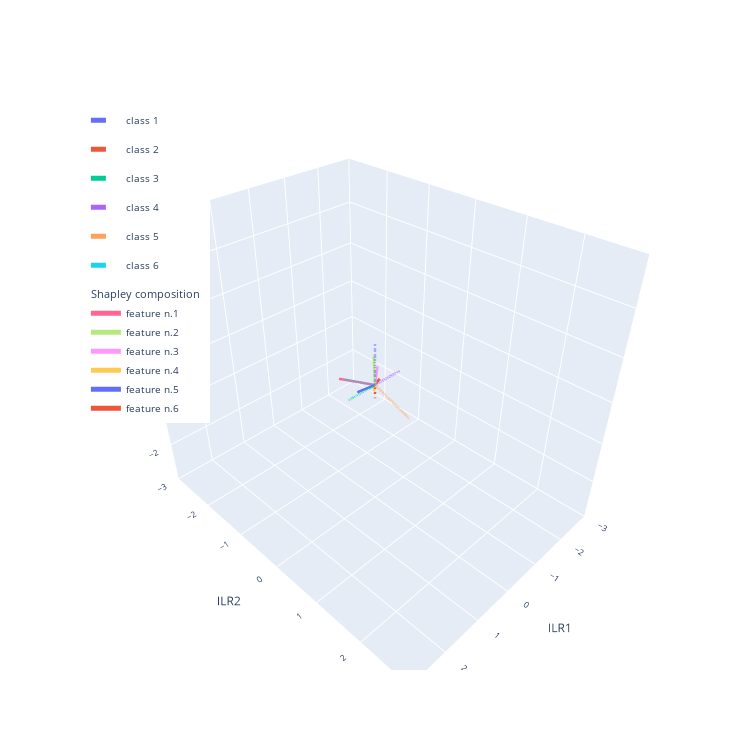
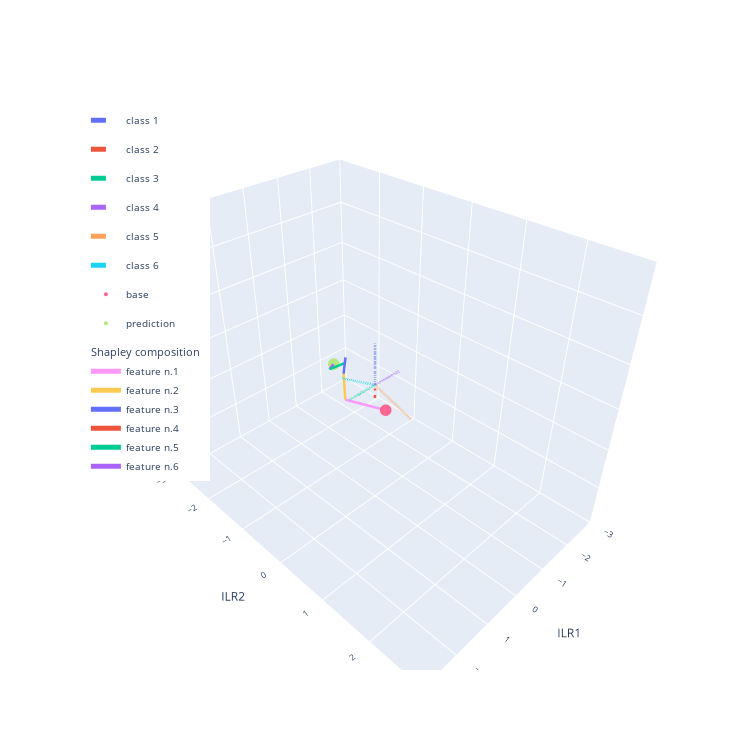

The notebook cell these images were saved under, in order:
### Code cell
#PLOT the a ILR subspace (corresponding to the chosen ILR components listed in balances).
#plot range [-lim, lim]
#If shapley_sum is True, the sum of the shapley vectors are summed from the base distribution to the prediction

fig = explainer.plot_ilr_space(balances=[1, 2, 4], lim=3, figsize=750)
fig = explainer.plot_ilr_space(balances=[1, 2, 4], shapley_sum=True, lim=3, figsize=750)

### Figure 1 — Plotly figure (JSON) as saved in the notebook; plotly's stock layout.template omitted (floating-point values rounded to 4 significant figures)
{"data": [{"legendgroup": "class 1", "line": {"dash": "dash", "width": 5}, "mode": "lines", "name": "class 1", "type": "scatter3d", "x": [0, 7.547e-17], "y": [0, 7.766e-17], "z": [0, 0.9487]}, {"legendgroup": "class 2", "line": {"dash": "dash", "width": 5}, "mode": "lines", "name": "class 2", "type": "scatter3d", "x": [0, 7.547e-17], "y": [0, 7.766e-17], "z": [0, -0.3162]}, {"legendgroup": "class 3", "line": {"dash": "dash", "width": 5}, "mode": "lines", "name": "class 3", "type": "scatter3d", "x": [0, 0.7746], "y": [0, 7.847e-17], "z": [0, 1.169e-17]}, {"legendgroup": "class 4", "line": {"dash": "dash", "width": 5}, "mode": "lines", "name": "class 4", "type": "scatter3d", "x": [0, -0.7746], "y": [0, 7.847e-17], "z": [0, 1.169e-17]}, {"legendgroup": "class 5", "line": {"dash": "dash", "width": 5}, "mode": "lines", "name": "class 5", "type": "scatter3d", "x": [0, 8.203e-17], "y": [0, 0.7746], "z": [0, -0.3162]}, {"legendgroup": "class 6", "line": {"dash": "dash", "width": 5}, "mode": "lines", "name": "class 6", "type": "scatter3d", "x": [0, 9.156e-17], "y": [0, -0.7746], "z": [0, -0.3162]}, {"legendgroup": "shapley", "legendgrouptitle": {"text": "Shapley composition"}, "line": {"width": 5}, "mode": "lines", "name": "feature n.1", "type": "scatter3d", "x": [0, -0.4119], "y": [0, -1.24], "z": [0, -0.7561]}, {"legendgroup": "shapley", "legendgrouptitle": {"text": "Shapley composition"}, "line": {"width": 5}, "mode": "lines", "name": "feature n.2", "type": "scatter3d", "x": [0, -0.3399], "y": [0, -0.2903], "z": [0, 0.3586]}, {"legendgroup": "shapley", "legendgrouptitle": {"text": "Shapley composition"}, "line": {"width": 5}, "mode": "lines", "name": "feature n.3", "type": "scatter3d", "x": [0, -0.3385], "y": [0, -0.202], "z": [0, 0.175]}, {"legendgroup": "shapley", "legendgrouptitle": {"text": "Shapley composition"}, "line": {"width": 5}, "mode": "lines", "name": "feature n.4", "type": "scatter3d", "x": [0, -0.03086], "y": [0, -0.04893], "z": [0, -0.1954]}, {"legendgroup": "shapley", "legendgrouptitle": {"text": "Shapley composition"}, "line": {"width": 5}, "mode": "lines", "name": "feature n.5", "type": "scatter3d", "x": [0, 0.1788], "y": [0, -0.2784], "z": [0, -0.2579]}, {"legendgroup": "shapley", "legendgrouptitle": {"text": "Shapley composition"}, "line": {"width": 5}, "mode": "lines", "name": "feature n.6", "type": "scatter3d", "x": [0, -0.2224], "y": [0, -0.06271], "z": [0, 0.01372]}], "layout": {"autosize": false, "font": {"size": 10}, "height": 750, "legend": {"x": 0.01, "xanchor": "left", "y": 0.99, "yanchor": "top"}, "scene": {"xaxis": {"range": [-3, 3], "title": {"text": "ILR1"}}, "yaxis": {"range": [-3, 3], "title": {"text": "ILR2"}}, "zaxis": {"range": [-3, 3], "title": {"text": "ILR4"}}}, "width": 750}}

### Figure 2 — Plotly figure (JSON) as saved in the notebook; plotly's stock layout.template omitted (floating-point values rounded to 4 significant figures)
{"data": [{"legendgroup": "class 1", "line": {"dash": "dash", "width": 5}, "mode": "lines", "name": "class 1", "type": "scatter3d", "x": [0, 7.547e-17], "y": [0, 7.766e-17], "z": [0, 0.9487]}, {"legendgroup": "class 2", "line": {"dash": "dash", "width": 5}, "mode": "lines", "name": "class 2", "type": "scatter3d", "x": [0, 7.547e-17], "y": [0, 7.766e-17], "z": [0, -0.3162]}, {"legendgroup": "class 3", "line": {"dash": "dash", "width": 5}, "mode": "lines", "name": "class 3", "type": "scatter3d", "x": [0, 0.7746], "y": [0, 7.847e-17], "z": [0, 1.169e-17]}, {"legendgroup": "class 4", "line": {"dash": "dash", "width": 5}, "mode": "lines", "name": "class 4", "type": "scatter3d", "x": [0, -0.7746], "y": [0, 7.847e-17], "z": [0, 1.169e-17]}, {"legendgroup": "class 5", "line": {"dash": "dash", "width": 5}, "mode": "lines", "name": "class 5", "type": "scatter3d", "x": [0, 8.203e-17], "y": [0, 0.7746], "z": [0, -0.3162]}, {"legendgroup": "class 6", "line": {"dash": "dash", "width": 5}, "mode": "lines", "name": "class 6", "type": "scatter3d", "x": [0, 9.156e-17], "y": [0, -0.7746], "z": [0, -0.3162]}, {"marker": {"size": 4}, "mode": "markers", "name": "base", "type": "scatter3d", "x": [0.1256], "y": [0.3173], "z": [-0.3421]}, {"marker": {"size": 4}, "mode": "markers", "name": "prediction", "type": "scatter3d", "x": [-1.039], "y": [-1.806], "z": [-1.004]}, {"legendgroup": "shapley", "legendgrouptitle": {"text": "Shapley composition"}, "line": {"width": 5}, "mode": "lines", "name": "feature n.1", "type": "scatter3d", "x": [0.1256, -0.2863], "y": [0.3173, -0.9231], "z": [-0.3421, -1.098]}, {"legendgroup": "shapley", "legendgrouptitle": {"text": "Shapley composition"}, "line": {"width": 5}, "mode": "lines", "name": "feature n.2", "type": "scatter3d", "x": [-0.2863, -0.6262], "y": [-0.9231, -1.213], "z": [-1.098, -0.7396]}, {"legendgroup": "shapley", "legendgrouptitle": {"text": "Shapley composition"}, "line": {"width": 5}, "mode": "lines", "name": "feature n.3", "type": "scatter3d", "x": [-0.6262, -0.9647], "y": [-1.213, -1.415], "z": [-0.7396, -0.5646]}, {"legendgroup": "shapley", "legendgrouptitle": {"text": "Shapley composition"}, "line": {"width": 5}, "mode": "lines", "name": "feature n.4", "type": "scatter3d", "x": [-0.9647, -0.9956], "y": [-1.415, -1.464], "z": [-0.5646, -0.76]}, {"legendgroup": "shapley", "legendgrouptitle": {"text": "Shapley composition"}, "line": {"width": 5}, "mode": "lines", "name": "feature n.5", "type": "scatter3d", "x": [-0.9956, -0.8168], "y": [-1.464, -1.743], "z": [-0.76, -1.018]}, {"legendgroup": "shapley", "legendgrouptitle": {"text": "Shapley composition"}, "line": {"width": 5}, "mode": "lines", "name": "feature n.6", "type": "scatter3d", "x": [-0.8168, -1.039], "y": [-1.743, -1.806], "z": [-1.018, -1.004]}], "layout": {"autosize": false, "font": {"size": 10}, "height": 750, "legend": {"x": 0.01, "xanchor": "left", "y": 0.99, "yanchor": "top"}, "scene": {"xaxis": {"range": [-3, 3], "title": {"text": "ILR1"}}, "yaxis": {"range": [-3, 3], "title": {"text": "ILR2"}}, "zaxis": {"range": [-3, 3], "title": {"text": "ILR4"}}}, "width": 750}}
